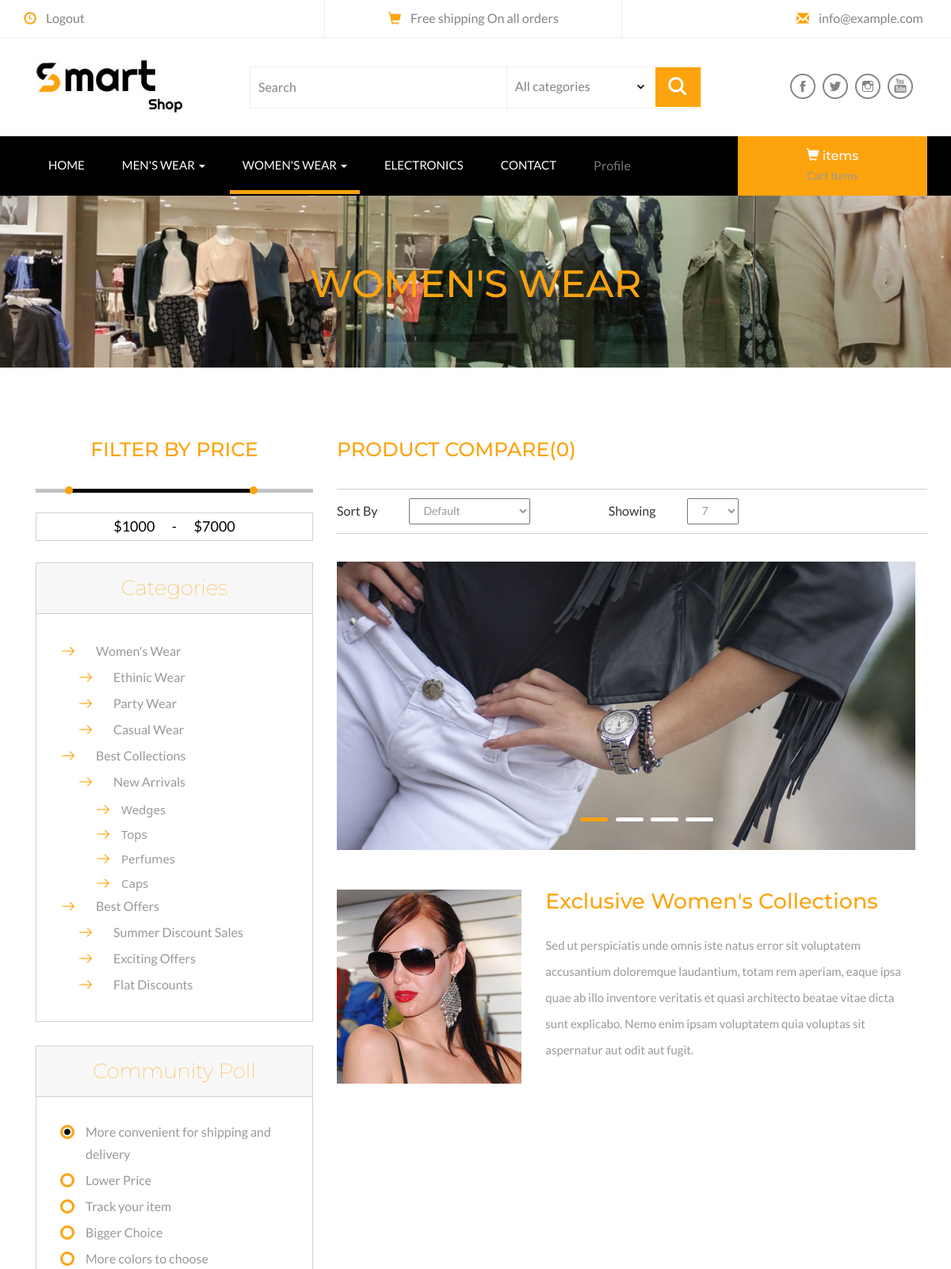
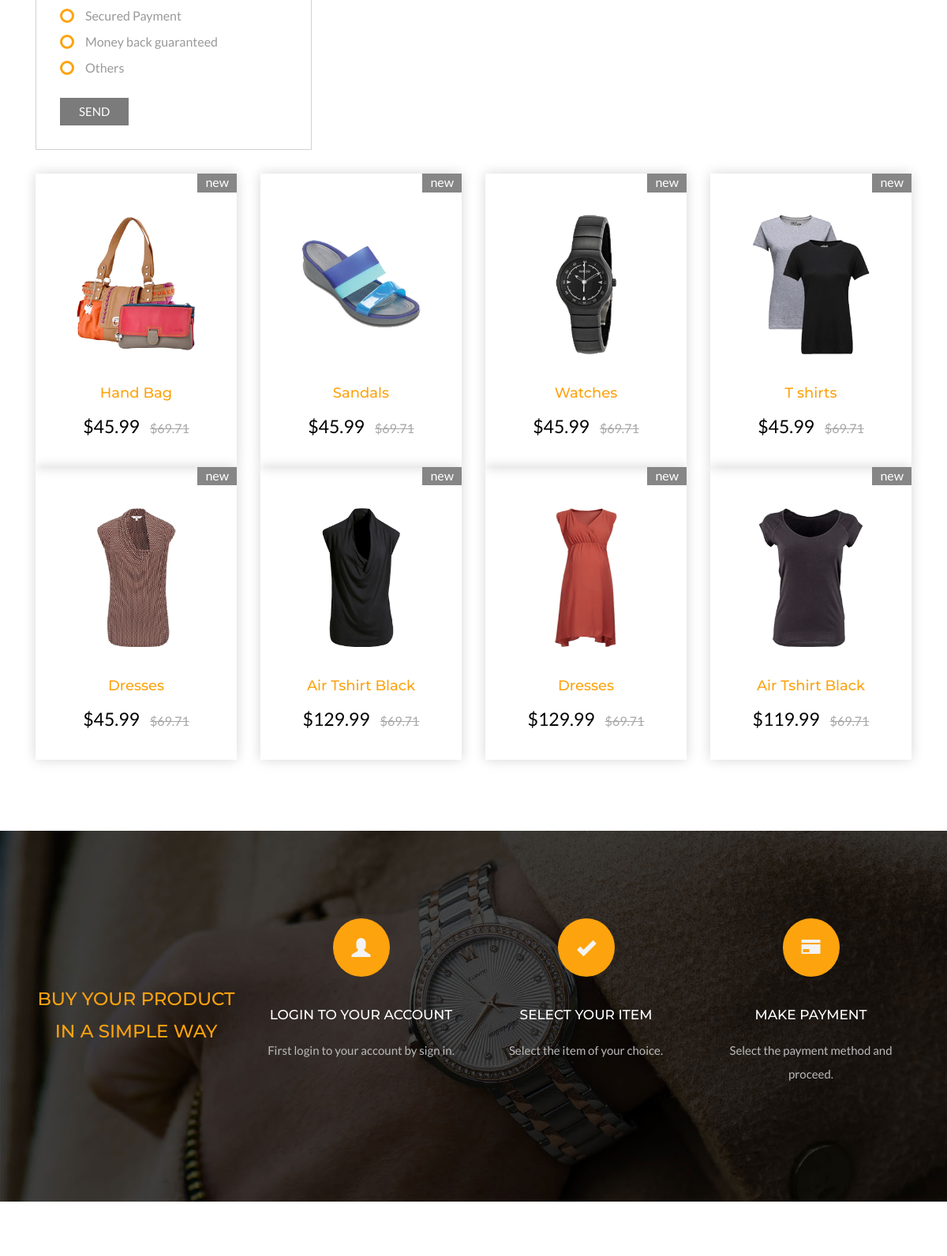
Screenshot of /womens (upper part) with the database file from the repository (2 pictures, top to bottom).
### shop/models.py (models this page shows, shortened)
class women(models.Model):
    name=models.CharField(max_length=100)
    discription=models.CharField(max_length=500)
    image=models.ImageField(upload_to='images')
    date=models.DateField(auto_now=True)

class product(models.Model):
    product_name=models.CharField(max_length=100)
    product_price=models.DecimalField(max_digits=5, decimal_places=2)
    product_image_front=models.ImageField(upload_to='images')
    product_image_back=models.ImageField(upload_to='images')
    product_spects=models.CharField(max_length=200)
    product_date=models.DateField(auto_now=True)
    category = models.CharField(max_length=1,
    choices=CATEGORY_CHOICES, default='Pending')

class simple(models.Model):
    login_account=models.CharField(max_length=100)
    select_item=models.CharField(max_length=100)
    make_payment=models.CharField(max_length=500)
    date=models.DateField(auto_now=True)

### shop/views.py (the view)
# urls.py: path('womens',views.ProductView2.as_view(), name=('womens')),
class ProductView2(View):
    def get(self, request):
        Womens=product.objects.filter(category='W')
        e= women.objects.all()
        h=info.objects.all()
        t=simple.objects.all()
        return render(request, 'shop/womens.html', {'Womens':Womens,'E':e,'H':h,'T':t})

### shop/templates/shop/womens.html (shortened to what this page needs)
{% load static %}
<!DOCTYPE html>
<html>
<head>
<link href="{% static 'shop/css/bootstrap.css' %}" rel="stylesheet" type="text/css" media="all" />
<link rel="stylesheet" type="text/css" href="{% static 'shop/css/jquery-ui.css' %}">
<link href="{% static 'shop/css/style.css' %}" rel="stylesheet" type="text/css" media="all" />
</head>
<body>
<div class="header">
	<div class="container">
		<ul>
		    <li><span class="glyphicon glyphicon-time" aria-hidden="true"></span><a href="{% url 'logout' %}">Logout</a></li>
			<li><span class="glyphicon glyphicon-shopping-cart" aria-hidden="true"></span>Free shipping On all orders</li>
			<li><span class="glyphicon glyphicon-envelope" aria-hidden="true"></span><a href="mailto:info@example.com">info@example.com</a></li>
		</ul>
	</div>
</div>
<div class="header-bot">
	<div class="container">
		<div class="col-md-3 header-left">
			<h1><a href="{% url 'index' %}"><img src="{% static 'shop/images/logo3.jpg' %}"></a></h1>
		</div>
		<div class="col-md-6 header-middle">
			<form>
				<div class="search">
					<input type="search" value="Search" onfocus="this.value = '';" onblur="if (this.value == '') {this.value = 'Search';}" required="">
				</div>
				<div class="section_room">
					<select id="country" onchange="change_country(this.value)" class="frm-field required">
						<option value="null">All categories</option>
					</select>
				</div>
				<div class="sear-sub">
					<input type="submit" value=" ">
				</div>
			</form>
		</div>
		<div class="col-md-3 header-right footer-bottom">
			<ul>
				<li><a class="fb" href="https://www.facebook.com/"></a></li>
				<li><a class="twi" href="https://www.twitter.com/"></a></li>
				<li><a class="insta" href="https://www.instagram.com/"></a></li>
				<li><a class="you" href="https://www.youtube.com/"></a></li>
			</ul>
		</div>
	</div>
</div>
<div class="ban-top">
	<div class="container">
		<div class="top_nav_left">
			<nav class="navbar navbar-default">
			  <div class="container-fluid">
				<div class="collapse navbar-collapse menu--shylock" id="bs-example-navbar-collapse-1">
				  <ul class="nav navbar-nav menu__list">
					<li class="active menu__item "><a class="menu__link" href="{% url 'index' %}">Home <span class="sr-only">(current)</span></a></li>
					<li class="dropdown menu__item ">
						<a href="#" class="dropdown-toggle menu__link" data-toggle="dropdown" role="button" aria-haspopup="true" aria-expanded="false">men's wear <span class="caret"></span></a>
					</li>
					<li class="dropdown menu__item menu__item--current">
						<a href="#" class="dropdown-toggle menu__link" data-toggle="dropdown" role="button" aria-haspopup="true" aria-expanded="false">women's wear <span class="caret"></span></a>
					</li>
					<li class=" menu__item"><a class="menu__link" href="{% url 'electronics' %}">Electronics</a></li>
					<li class=" menu__item "><a class="menu__link" href="{% url 'contact' %}">Contact</a></li>
					<li class=" menu_item"><a class="menu_link" href="{% url 'profile' %}">Profile</a></li>
				  </ul>
				</div>
			  </div>
			</nav>
		</div>
		<div class="top_nav_right">
			<div class="cart box_1">
						<a href="{% url 'showcart' %}">
							<h3> <div >
								<i class="glyphicon glyphicon-shopping-cart" aria-hidden="true"></i>
								 items</div>
							</h3>
						</a>
						<p> Cart Items</a></p>
			</div>
		</div>
		<div class="clearfix"></div>
	</div>
</div>
<div class="page-head">
	<div class="container">
		<h3>Women's Wear</h3>
	</div>
</div>
<div class="men-wear">
	<div class="container">
		<div class="col-md-4 products-left">
			<div class="filter-price">
				<h3>Filter By Price</h3>
					<ul class="dropdown-menu6">
						<li>
							<div id="slider-range"></div>
							<input type="text" id="amount" style="border: 0; color: #ffffff; font-weight: normal;" />
						</li>
					</ul>
			</div>
			<div class="css-treeview">
				<h4>Categories</h4>
				<ul class="tree-list-pad">
					<li><input type="checkbox" checked="checked" id="item-0" /><label for="item-0">Women's Wear</label>
						<ul>
							<li><input type="checkbox" id="item-0-0" /><label for="item-0-0">Ethinic Wear</label>
							</li>
							<li><input type="checkbox"  id="item-0-1" /><label for="item-0-1">Party Wear</label>
							</li>
							<li><input type="checkbox"  id="item-0-2" /><label for="item-0-2">Casual Wear</label>
							</li>
						</ul>
					</li>
					<li><input type="checkbox" id="item-1" checked="checked" /><label for="item-1">Best Collections</label>
						<ul>
							<li><input type="checkbox" checked="checked" id="item-1-0" /><label for="item-1-0">New Arrivals</label>
								<ul>
									<li><a href="{% url 'womens' %}">Wedges</a></li>
									<li><a href="{% url 'womens' %}">Tops</a></li>
									<li><a href="{% url 'womens' %}">Perfumes</a></li>
									<li><a href="{% url 'womens' %}">Caps</a></li>
								</ul>
							</li>
						</ul>
					</li>
					<li><input type="checkbox" checked="checked" id="item-2" /><label for="item-2">Best Offers</label>
						<ul>
							<li><input type="checkbox"  id="item-2-0" /><label for="item-2-0">Summer Discount Sales</label>
							</li>
							<li><input type="checkbox" id="item-2-1" /><label for="item-2-1">Exciting Offers</label>
							</li>
							<li><input type="checkbox" id="item-2-2" /><label for="item-2-2">Flat Discounts</label>
							</li>
						</ul>
					</li>
				</ul>
			</div>
			<div class="community-poll">
				<h4>Community Poll</h4>
				<div class="swit form">
					<form>
					<div class="check_box"> <div class="radio"> <label><input type="radio" name="radio" checked=""><i></i>More convenient for shipping and delivery</label> </div></div>
					<div class="check_box"> <div class="radio"> <label><input type="radio" name="radio"><i></i>Lower Price</label> </div></div>
					<div class="check_box"> <div class="radio"> <label><input type="radio" name="radio"><i></i>Track your item</label> </div></div>
					<div class="check_box"> <div class="radio"> <label><input type="radio" name="radio"><i></i>Bigger Choice</label> </div></div>
					<div class="check_box"> <div class="radio"> <label><input type="radio" name="radio"><i></i>More colors to choose</label> </div></div>
					<div class="check_box"> <div class="radio"> <label><input type="radio" name="radio"><i></i>Secured Payment</label> </div></div>
					<div class="check_box"> <div class="radio"> <label><input type="radio" name="radio"><i></i>Money back guaranteed</label> </div></div>
					<div class="check_box"> <div class="radio"> <label><input type="radio" name="radio"><i></i>Others</label> </div></div>
					<input type="submit" value="SEND">
					</form>
				</div>
			</div>
		</div>
		<div class="col-md-8 products-right">
			<h5>Product Compare(0)</h5>
			<div class="sort-grid">
				<div class="sorting">
					<h6>Sort By</h6>
					<select id="country1" onchange="change_country(this.value)" class="frm-field required sect">
						<option value="null">Default</option>
					</select>
				</div>
				<div class="sorting">
					<h6>Showing</h6>
					<select id="country2" onchange="change_country(this.value)" class="frm-field required sect">
						<option value="null">7</option>
					</select>
					<div class="clearfix"></div>
				</div>
				<div class="clearfix"></div>
			</div>
			<div class="men-wear-top">
				<div  id="top" class="callbacks_container">
					<ul class="rslides" id="slider3">
						<li>
							<img class="img-responsive" src="{% static 'shop/images/men21.jpg' %}" alt=" "/>
						</li>
					</ul>
				</div>
			</div>
			<div class="men-wear-bottom">
			    {% for data_rec10 in E %}
				<div class="col-sm-4 men-wear-left">
					<img class="img-responsive" src=images/{{data_rec10.image}} alt=" " />
					{% endfor %}
				</div>
				{% for data_rec10 in E %}
				<div class="col-sm-8 men-wear-right">
					<h4>{{ data_rec10.name}}</h4>
					<p>{{ data_rec10.discription}}</p>
					{% endfor %}
				</div>
				<div class="clearfix"></div>
			</div>
			</div>
			 </div>
		<div class="container">
		<div class="single-pro">
			{% for data_rec1 in Womens %}
						<div class="col-md-3 product-men">
							<div class="men-pro-item simpleCart_shelfItem">
								<div class="men-thumb-item">
									<img src= images/{{data_rec1.product_image_front}} alt="" class="pro-image-front">
										<span class="product-new-top">New</span>
								</div>
								<div class="item-info-product ">
									<h4><a href="{% url 'single' data_rec1.id %}">{{ data_rec1.product_name}} </a></h4>
									<div class="info-product-price">
										<span class="item_price">${{ data_rec1.product_price}}</span>
										<del>$69.71</del>
									</div>
								</div>
							</div>
						</div>
						{% endfor %}
		</div>
		</div>
	</div>
<div class="coupons">
	<div class="container">
		<div class="coupons-grids text-center">
		    {% for data in T %}
			<div class="col-md-3 coupons-gd">
				<h3>Buy your product in a simple way</h3>
			</div>
			<div class="col-md-3 coupons-gd">
				<span class="glyphicon glyphicon-user" aria-hidden="true"></span>
				<h4>LOGIN TO YOUR ACCOUNT</h4>
				<p>{{data.login_account}}.</p>
			</div>
			<div class="col-md-3 coupons-gd">
				<span class="glyphicon glyphicon-ok" aria-hidden="true"></span>
				<h4>SELECT YOUR ITEM</h4>
				<p>{{data.select_item}}.</p>
			</div>
			<div class="col-md-3 coupons-gd">
				<span class="glyphicon glyphicon-credit-card" aria-hidden="true"></span>
				<h4>MAKE PAYMENT</h4>
				<p>{{data.make_payment}}.</p>
			</div>
			<div class="clearfix"> </div>
			{% endfor %}
		</div>
	</div>
</div>
<div class="footer">
</div>
</body>
</html>

### rows the page displays
women: image (picture), name "Exclusive Women's Collections", discription "Sed ut perspiciatis unde omnis iste natus error sit voluptatem accusantium doloremque laudantium, totam rem aperiam, eaque ipsa quae ab illo inventore veritatis et quasi architecto beatae vitae dicta sunt explicabo. Nemo enim ipsam voluptatem quia voluptas sit aspernatur aut odit aut fugit."
product: product_image_front (picture), product_name "Hand Bag", product_price "45.99"
product: product_image_front (picture), product_name "Sandals", product_price "45.99"
product: product_image_front (picture), product_name "Watches", product_price "45.99"
product: product_image_front (picture), product_name "T shirts", product_price "45.99"
product: product_image_front (picture), product_name "Dresses", product_price "45.99"
product: product_image_front (picture), product_name "Air Tshirt Black", product_price "129.99"
product: product_image_front (picture), product_name "Dresses", product_price "129.99"
product: product_image_front (picture), product_name "Air Tshirt Black", product_price "119.99"
simple: login_account "First login to your account by sign in", select_item "Select the item of your choice", make_payment "Select the payment method and proceed"
